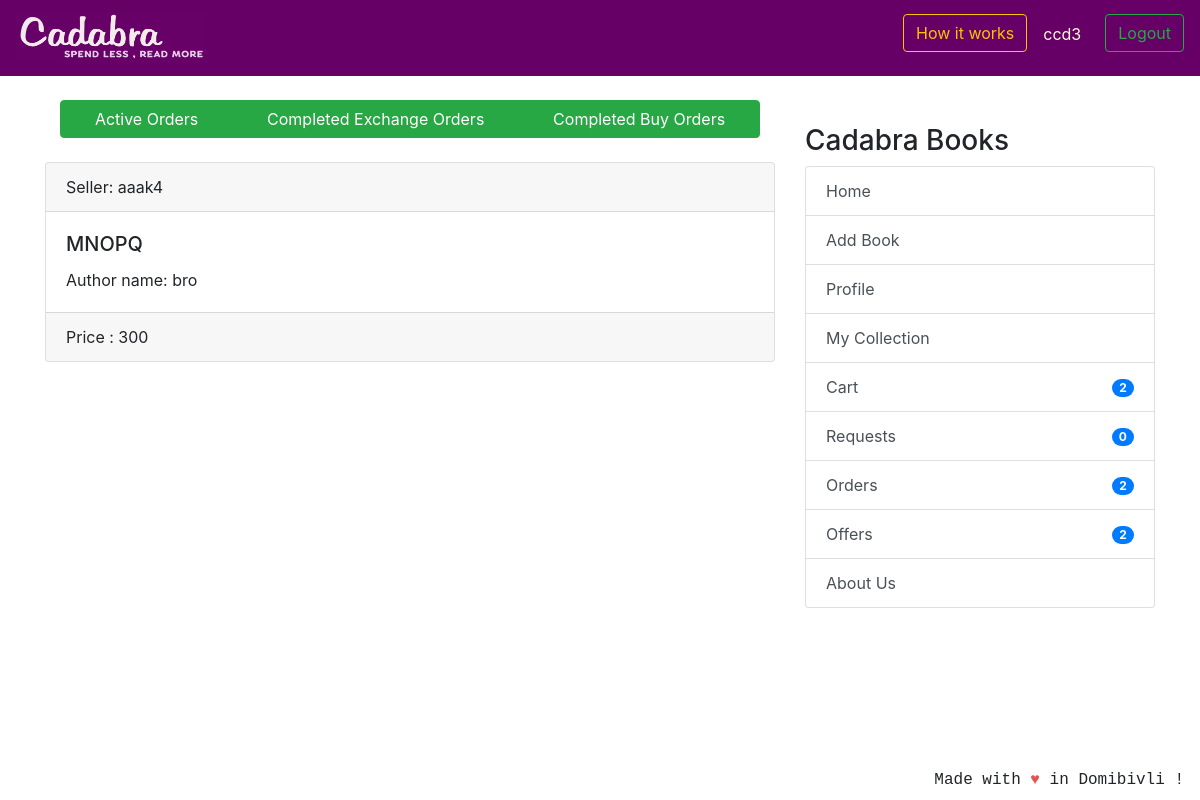
The page /transaction/orders/buy-orders (signed in) on the database as committed earlier.
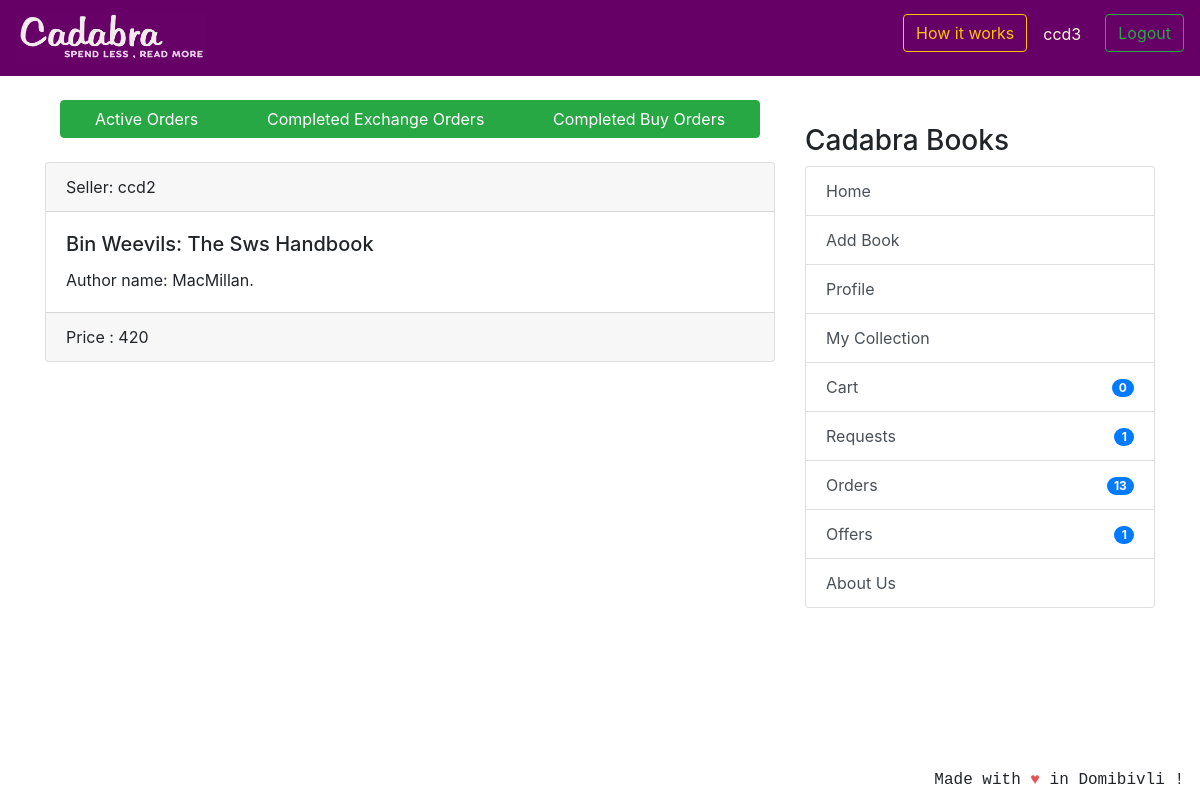
The same page on the database as committed later.
### coreapp/models.py (models this page shows, shortened)
class CompletedBuyOrder(models.Model):
	user = models.ForeignKey(User, related_name='completed_user',
	                         blank=True, null=True, on_delete=models.CASCADE)
	book_name = models.CharField(max_length=100, blank=True, null=True)
	author_name = models.CharField(max_length=100, blank=True, null=True)
	seller = models.ForeignKey(
		User, related_name='completed_seller', blank=True, null=True,  on_delete=models.CASCADE)
	useraddress = models.ForeignKey(
		ShippingAddress, related_name='completed_address', blank=True, null=True, on_delete=models.CASCADE)
	selleraddress = models.ForeignKey(
		ShippingAddress, related_name='completed_selleraddress', blank=True, null=True, on_delete=models.CASCADE)
	date_ordered = models.DateTimeField(auto_now_add=True)
	total_price = models.IntegerField(null=True)

### transaction/views.py (the view)
# urls.py: path('orders/buy-orders', views.TransactionCompletedBuyOrder.as_view(), name='buy-order'),
class TransactionCompletedBuyOrder(LoginRequiredMixin, generic.ListView):
    model = CompletedBuyOrder
    template_name = 'transaction_completed_buy_order.html'
    context_object_name = 'buy_order'
    def get_queryset(self):
        return CompletedBuyOrder.objects.filter(user=self.request.user).order_by('date_ordered')

### nofapapp/context_processors.py (called while the page is built)
def add_variable_to_context(request):
    if request.user.id:
        orderitems = Order.objects.get(owner=request.user.profile)
        return {
            'requestscount': Requests.objects.filter(requester=request.user).count(),
            'offercount' : Requests.objects.filter(offerrer=request.user).count(),
            'orderscount': Transaction.objects.filter(Q(offerrer=request.user) | Q(requester=request.user)).count()+FinalBuyOrder.objects.filter(user=request.user).count(),
            'cartitemscount': orderitems.items.count(),
            'addresscheck': get_object_or_404(ShippingAddress, profile=get_object_or_404(Profile, user=request.user)).address1,
            }
    else:
        return {}

### templates/transaction_completed_buy_order.html (shortened to what this page needs)
{% extends 'base.html' %}
{% block content %}
<div class="btn-group container-fluid">
    <a href="{% url 'transaction:orders_view' %}" class="btn btn-success">Active Orders</a>
    <a href="{% url 'transaction:exchange-order' %}" class="btn btn-success">Completed Exchange Orders</a>
    <a href="{% url 'transaction:buy-order' %}" class="btn btn-success">Completed Buy Orders</a>
</div>
<br />
<br />
{% if buy_order %}
{% for order in buy_order %}
<div class="card text-left">
    <div class="card-header">
        Seller: {{ order.seller }}</a>
    </div>
    <div class="card-body">
        <h5 class="card-title">{{ order.book_name }}</h5>
        {% if order.author_name %}
        <p class="card-text">Author name: {{ order.author_name }}</p>
        {% endif %}
    </div>
    <div class="card-footer text-mutxed">
        Price : {{ order.total_price }}
    </div>
</div>
{% endfor %}
{% else %}
<h2 align="center">No Completed Buy Orders Found! </h2>
{% endif %}
{% endblock %}

### templates/base.html (shortened to what this page needs)
{% load static %}
<!doctype html>
<html lang="en">
  <head>
    <link rel="stylesheet" href="https://stackpath.bootstrapcdn.com/bootstrap/4.2.1/css/bootstrap.min.css"
>
  </head>
  <body>
    <header class="site-header">
<nav class="navbar navbar-expand-lg navbar-dark" style="background-color: #660066;">
  <a class="navbar-brand" href="{% url 'coreapp:list_entries' %}">
      <img src="{% static 'img/cadabra.png' %}" alt="Logo" style="width:190px;height:50px" >
    </a>
  <div class="collapse navbar-collapse" id="navbarSupportedContent">
    <ul class="navbar-nav ml-auto">
      {% if user.is_authenticated %}
      <li>
        <button class="btn btn-outline-warning mr-3" data-toggle="modal" data-target="#illustration">How it works</a>
      </li>
      <li>
        <p class="mr-3 mt-2" style="color:cornsilk;">{{ user.username }}</p>
      </li>
      <li><a class="btn btn-outline-success ml-2 my-2 my-sm-0" href="{% url 'logout'%}">Logout</a></li>
        {% else %}
      <li><a href="{% url 'login' %}" class="btn btn-outline-success">Login</a></li>
      <li><a href="{% url 'coreapp:signup' %}" class="btn btn-primary ml-2">Sign up</a></li>
      {% endif %}
    </ul>
  </div>
</nav>
  </header>
  <br/>
    <div class="container">
      <div class="row justify-content-center">
        <div class="col-8">
          {% block content %}
          {% endblock %}
        </div>
        {% if user.is_authenticated %}
                <div class="col-md-4">
                  <div class="content-section">
                    <br/>
                    <h3>Cadabra Books</h3>
                      <ul class="list-group">
                        <a class="list-group-item list-group-item-action" href="{% url 'coreapp:list_entries' %}" > Home </a>
                        <a class="list-group-item list-group-item-action" href="{% url 'coreapp:new_entry' %}" > Add Book</a>
                        <a class="list-group-item list-group-item-action" href="{% url 'coreapp:profile' %}" >Profile</a>
                        <a class="list-group-item list-group-item-action" href="{% url 'coreapp:userbooks' %}" >My Collection</a>
                        <a class="list-group-item list-group-item-action" href="{% url 'cart:cart_items' %}" >Cart<span class="badge badge-primary badge-pill float-right mt-1">{{ cartitemscount }}</span> </a>
                        <a class="list-group-item list-group-item-action" href="{% url 'transaction:requests_view' %}" >Requests<span class="badge badge-primary badge-pill float-right mt-1">{{ requestscount }}</span></a>
                        <a class="list-group-item list-group-item-action" href="{% url 'transaction:orders_view' %}" >Orders <span class="badge badge-primary badge-pill float-right mt-1">{{ orderscount }}</span></a>
                        <a class="list-group-item list-group-item-action" href="{% url 'transaction:offers_view' %}" >Offers <span class="badge badge-primary badge-pill float-right mt-1">{{ offercount }}</span></a>
                        <a class="list-group-item list-group-item-action" href="{% url 'coreapp:aboutus' %}">About Us</a>
                      </ul>
                      <br/>
                  </div>
                </div>
                {% endif %}
      </div>
    </div>
<footer class="site-footer mr-3 mb-2" style="position:fixed;right:0;bottom:0;font-family: 'Courier';font-style: bold;">
  Made with <span style="color: #e25555;">&hearts;</span> in Domibivli !
</footer>
</body>
</html>

Rows that differ between the two databases and show on the page:
removed CompletedBuyOrder: seller "aaak4", book_name "MNOPQ", author_name "bro", total_price "300"
added CompletedBuyOrder: seller "ccd2", book_name "Bin Weevils: The Sws Handbook", author_name "MacMillan.", total_price "420"
Other text that changed with them:
{{ cartitemscount }}: "2" → "0"
{{ requestscount }}: "0" → "1"
{{ orderscount }}: "2" → "13"
{{ offercount }}: "2" → "1"
